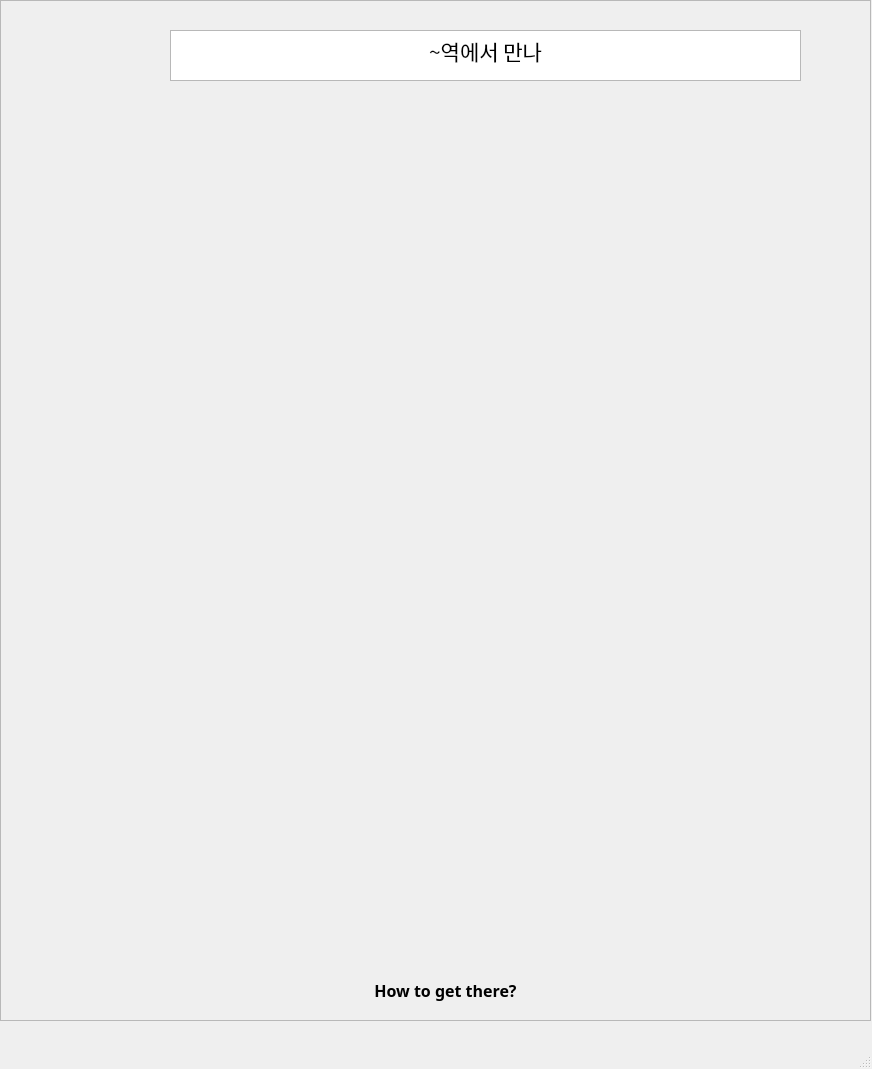
<?xml version="1.0" encoding="UTF-8"?>
<ui version="4.0">
 <class>MainWindow</class>
 <widget class="QMainWindow" name="MainWindow">
  <property name="geometry">
   <rect>
    <x>0</x>
    <y>0</y>
    <width>872</width>
    <height>1069</height>
   </rect>
  </property>
  <property name="windowTitle">
   <string>MainWindow</string>
  </property>
  <widget class="QWidget" name="centralwidget">
   <widget class="QFrame" name="frame">
    <property name="geometry">
     <rect>
      <x>0</x>
      <y>0</y>
      <width>871</width>
      <height>1021</height>
     </rect>
    </property>
    <property name="frameShape">
     <enum>QFrame::StyledPanel</enum>
    </property>
    <property name="frameShadow">
     <enum>QFrame::Raised</enum>
    </property>
    <widget class="QTextBrowser" name="result_consol">
     <property name="geometry">
      <rect>
       <x>170</x>
       <y>30</y>
       <width>631</width>
       <height>51</height>
      </rect>
     </property>
     <property name="font">
      <font>
       <family>LG Smart UI Regular</family>
       <pointsize>12</pointsize>
      </font>
     </property>
     <property name="frameShape">
      <enum>QFrame::Box</enum>
     </property>
     <property name="frameShadow">
      <enum>QFrame::Sunken</enum>
     </property>
     <property name="lineWidth">
      <number>0</number>
     </property>
     <property name="midLineWidth">
      <number>1</number>
     </property>
     <property name="tabChangesFocus">
      <bool>false</bool>
     </property>
     <property name="html">
      <string>&lt;!DOCTYPE HTML PUBLIC &quot;-//W3C//DTD HTML 4.0//EN&quot; &quot;http://www.w3.org/TR/REC-html40/strict.dtd&quot;&gt;
&lt;html&gt;&lt;head&gt;&lt;meta name=&quot;qrichtext&quot; content=&quot;1&quot; /&gt;&lt;style type=&quot;text/css&quot;&gt;
p, li { white-space: pre-wrap; }
&lt;/style&gt;&lt;/head&gt;&lt;body style=&quot; font-family:'LG Smart UI Regular'; font-size:12pt; font-weight:400; font-style:normal;&quot;&gt;
&lt;p align=&quot;center&quot; style=&quot; margin-top:0px; margin-bottom:0px; margin-left:0px; margin-right:0px; -qt-block-indent:0; text-indent:0px;&quot;&gt;&lt;span style=&quot; font-family:'Gulim'; font-size:16pt;&quot;&gt;~역에서 만나&lt;/span&gt;&lt;/p&gt;&lt;/body&gt;&lt;/html&gt;</string>
     </property>
     <property name="openLinks">
      <bool>false</bool>
     </property>
    </widget>
    <widget class="QLabel" name="label_3">
     <property name="geometry">
      <rect>
       <x>60</x>
       <y>110</y>
       <width>741</width>
       <height>841</height>
      </rect>
     </property>
     <property name="autoFillBackground">
      <bool>true</bool>
     </property>
     <property name="text">
      <string/>
     </property>
     <property name="scaledContents">
      <bool>true</bool>
     </property>
    </widget>
    <widget class="QLabel" name="home">
     <property name="enabled">
      <bool>true</bool>
     </property>
     <property name="geometry">
      <rect>
       <x>70</x>
       <y>20</y>
       <width>71</width>
       <height>71</height>
      </rect>
     </property>
     <property name="font">
      <font>
       <family>1훈솜사탕 R</family>
       <pointsize>14</pointsize>
      </font>
     </property>
     <property name="cursor">
      <cursorShape>PointingHandCursor</cursorShape>
     </property>
     <property name="autoFillBackground">
      <bool>true</bool>
     </property>
     <property name="text">
      <string/>
     </property>
     <property name="textFormat">
      <enum>Qt::AutoText</enum>
     </property>
     <property name="pixmap">
      <pixmap resource="subway_map.qrc">:/home/cabin.png</pixmap>
     </property>
     <property name="scaledContents">
      <bool>true</bool>
     </property>
     <property name="alignment">
      <set>Qt::AlignCenter</set>
     </property>
     <property name="wordWrap">
      <bool>false</bool>
     </property>
     <property name="margin">
      <number>0</number>
     </property>
    </widget>
    <widget class="QLabel" name="to_way_lbl">
     <property name="geometry">
      <rect>
       <x>350</x>
       <y>960</y>
       <width>191</width>
       <height>61</height>
      </rect>
     </property>
     <property name="font">
      <font>
       <family>LG Smart UI SemiBold</family>
       <pointsize>12</pointsize>
       <weight>75</weight>
       <bold>true</bold>
      </font>
     </property>
     <property name="text">
      <string>How to get there?</string>
     </property>
     <property name="alignment">
      <set>Qt::AlignCenter</set>
     </property>
    </widget>
   </widget>
  </widget>
  <widget class="QMenuBar" name="menubar">
   <property name="geometry">
    <rect>
     <x>0</x>
     <y>0</y>
     <width>872</width>
     <height>31</height>
    </rect>
   </property>
  </widget>
  <widget class="QStatusBar" name="statusbar"/>
 </widget>
 <resources>
  <include location="subway_map.qrc"/>
 </resources>
 <connections/>
</ui>
